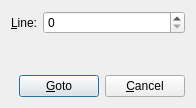
<?xml version="1.0" encoding="UTF-8"?>
<ui version="4.0">
 <comment>
    Copyright (C) 2004-2011 Martin Jolicoeur (snmpb1@gmail.com) 

    This file is part of the SnmpB project 
    (http://sourceforge.net/projects/snmpb)

    This program is free software: you can redistribute it and/or modify
    it under the terms of the GNU General Public License as published by
    the Free Software Foundation, either version 2 of the License, or
    (at your option) any later version.

    This program is distributed in the hope that it will be useful,
    but WITHOUT ANY WARRANTY; without even the implied warranty of
    MERCHANTABILITY or FITNESS FOR A PARTICULAR PURPOSE.  See the
    GNU General Public License for more details.

    You should have received a copy of the GNU General Public License
    along with this program.  If not, see http://www.gnu.org/licenses/.
</comment>
 <class>GotoLineDialog</class>
 <widget class="QDialog" name="GotoLineDialog">
  <property name="geometry">
   <rect>
    <x>0</x>
    <y>0</y>
    <width>196</width>
    <height>108</height>
   </rect>
  </property>
  <property name="windowTitle">
   <string>Goto Line</string>
  </property>
  <layout class="QGridLayout">
   <property name="leftMargin">
    <number>11</number>
   </property>
   <property name="topMargin">
    <number>11</number>
   </property>
   <property name="rightMargin">
    <number>11</number>
   </property>
   <property name="bottomMargin">
    <number>11</number>
   </property>
   <property name="spacing">
    <number>6</number>
   </property>
   <item row="0" column="0">
    <widget class="QLabel" name="TextLabel1">
     <property name="text">
      <string>&amp;Line:</string>
     </property>
     <property name="wordWrap">
      <bool>false</bool>
     </property>
     <property name="buddy">
      <cstring>spinLine</cstring>
     </property>
    </widget>
   </item>
   <item row="0" column="1">
    <widget class="QSpinBox" name="spinLine">
     <property name="sizePolicy">
      <sizepolicy hsizetype="Expanding" vsizetype="Fixed">
       <horstretch>0</horstretch>
       <verstretch>0</verstretch>
      </sizepolicy>
     </property>
     <property name="correctionMode">
      <enum>QAbstractSpinBox::CorrectToPreviousValue</enum>
     </property>
     <property name="maximum">
      <number>999999999</number>
     </property>
    </widget>
   </item>
   <item row="2" column="0" colspan="2">
    <layout class="QHBoxLayout">
     <property name="spacing">
      <number>6</number>
     </property>
     <property name="leftMargin">
      <number>0</number>
     </property>
     <property name="topMargin">
      <number>0</number>
     </property>
     <property name="rightMargin">
      <number>0</number>
     </property>
     <property name="bottomMargin">
      <number>0</number>
     </property>
     <item>
      <spacer>
       <property name="orientation">
        <enum>Qt::Horizontal</enum>
       </property>
       <property name="sizeType">
        <enum>QSizePolicy::Expanding</enum>
       </property>
       <property name="sizeHint" stdset="0">
        <size>
         <width>20</width>
         <height>20</height>
        </size>
       </property>
      </spacer>
     </item>
     <item>
      <widget class="QPushButton" name="PushButton2">
       <property name="focusPolicy">
        <enum>Qt::StrongFocus</enum>
       </property>
       <property name="text">
        <string>&amp;Goto</string>
       </property>
       <property name="default">
        <bool>true</bool>
       </property>
      </widget>
     </item>
     <item>
      <widget class="QPushButton" name="PushButton1">
       <property name="text">
        <string>&amp;Cancel</string>
       </property>
      </widget>
     </item>
    </layout>
   </item>
   <item row="1" column="1">
    <spacer>
     <property name="orientation">
      <enum>Qt::Vertical</enum>
     </property>
     <property name="sizeType">
      <enum>QSizePolicy::Expanding</enum>
     </property>
     <property name="sizeHint" stdset="0">
      <size>
       <width>20</width>
       <height>20</height>
      </size>
     </property>
    </spacer>
   </item>
  </layout>
 </widget>
 <layoutdefault spacing="6" margin="11"/>
 <tabstops>
  <tabstop>spinLine</tabstop>
  <tabstop>PushButton2</tabstop>
  <tabstop>PushButton1</tabstop>
 </tabstops>
 <resources/>
 <connections>
  <connection>
   <sender>PushButton1</sender>
   <signal>clicked()</signal>
   <receiver>GotoLineDialog</receiver>
   <slot>reject()</slot>
   <hints>
    <hint type="sourcelabel">
     <x>20</x>
     <y>20</y>
    </hint>
    <hint type="destinationlabel">
     <x>20</x>
     <y>20</y>
    </hint>
   </hints>
  </connection>
 </connections>
</ui>
